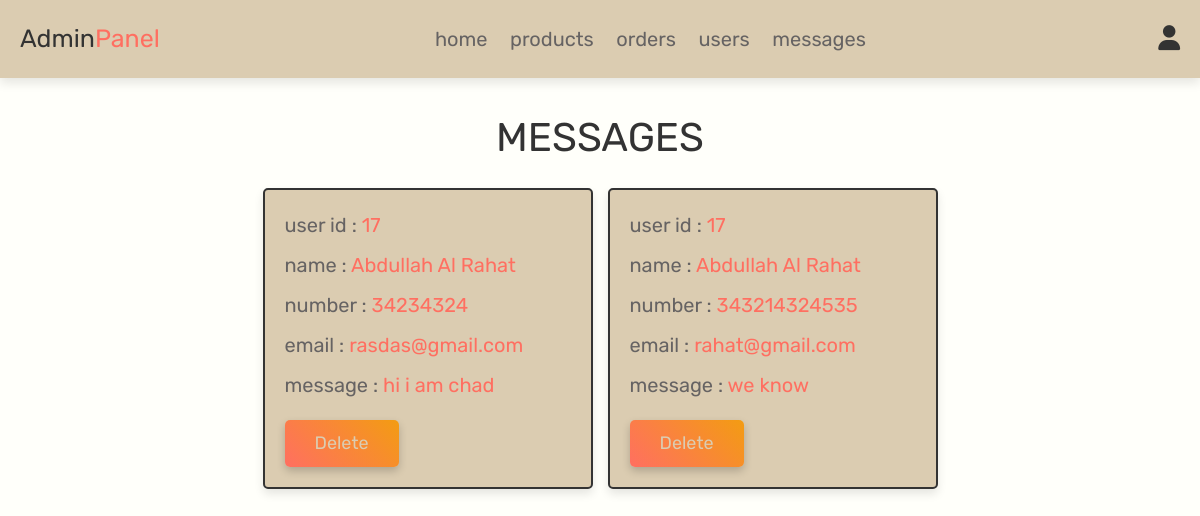
Page /admin_contacts.php (signed in) on the committed database.
### tables this page shows
CREATE TABLE `message` (
  `id` int(100) NOT NULL,
  `user_id` int(100) NOT NULL,
  `name` varchar(100) NOT NULL,
  `email` varchar(100) NOT NULL,
  `number` varchar(12) NOT NULL,
  `message` varchar(500) NOT NULL
);

### admin_contacts.php (the view, shortened to what this page needs)
<?php
@include 'config.php';
?>
<!DOCTYPE html>
<html lang="en">
<head>
   <link rel="stylesheet" href="https://cdnjs.cloudflare.com/ajax/libs/font-awesome/6.0.0/css/all.min.css">
   <link rel="stylesheet" href="https://cdnjs.cloudflare.com/ajax/libs/font-awesome/6.4.0/css/all.min.css">
   <script src="https://cdn.tailwindcss.com"></script>
   <link rel="stylesheet" href="css/admin_style.css">
</head>
<body>
<?php @include 'admin_header.php'; ?>
<section class="messages">
   <h1 class="title">messages</h1>
   <div class="box-container">
      <?php
       $select_message = mysqli_query($conn, "SELECT * FROM `message`") or die('query failed');
       if(mysqli_num_rows($select_message) > 0){
          while($fetch_message = mysqli_fetch_assoc($select_message)){
      ?>
      <div class="box">
         <p>user id : <span><?php echo $fetch_message['user_id']; ?></span> </p>
         <p>name : <span><?php echo $fetch_message['name']; ?></span> </p>
         <p>number : <span><?php echo $fetch_message['number']; ?></span> </p>
         <p>email : <span><?php echo $fetch_message['email']; ?></span> </p>
         <p>message : <span><?php echo $fetch_message['message']; ?></span> </p>
         <a href="admin_contacts.php?delete=<?php echo $fetch_message['id']; ?>" onclick="return confirm('delete this message?');" class="delete-btn">delete</a>
      </div>
      <?php
         }
      }else{
         echo '<p class="empty">you have no messages!</p>';
      }
      ?>
   </div>
</section>
</body>
</html>

### css/admin_style.css (style rules this page uses)
:root { --pink: #ff6f61; --red: #e74c3c; --orange: #f39c12; --black: #333; --white: #dbccb1; --light-color: #666363; --light-white: #fae2d2; --light-bg: #fffffa; --border: .2rem solid var(--black); --box-shadow: 0 .5rem 1rem rgba(0, 0, 0, .1); }
* { font-family: 'Rubik', sans-serif; margin: 0; padding: 0; box-sizing: border-box; outline: none; border: none; text-decoration: none; transition: all .3s ease; }
html { font-size: 62.5%; overflow-x: hidden; scroll-behavior: smooth; scroll-padding-top: 6.5rem; }
body { background: var(--light-bg); }
section { padding: 3rem 2rem; }
.title { text-align: center; margin-bottom: 2rem; color: var(--black); text-transform: uppercase; font-size: 4rem; }
.btn, .delete-btn, .option-btn { display: inline-block; border-radius: .5rem; margin-top: 1rem; font-size: 1.8rem; color: var(--white); cursor: pointer; padding: 1rem 3rem; text-transform: capitalize; background: linear-gradient(45deg, var(--pink), var(--orange)); box-shadow: 0 4px 8px rgba(0, 0, 0, 0.2); }
.messages .box-container { display: grid; grid-template-columns: repeat(auto-fit, 33rem); gap: 1.5rem; align-items: flex-start; max-width: 1200px; margin: 0 auto; justify-content: center; }
.messages .box-container .box { padding: 2rem; border: var(--border); background-color: var(--white); box-shadow: var(--box-shadow); border-radius: .5rem; }
.messages .box-container .box p { font-size: 2rem; color: var(--light-color); margin-bottom: 1rem; line-height: 1.5; }
.messages .box-container .box p span { color: var(--pink); }

### rows in the picture
message: user "17", name "Abdullah Al Rahat", number "34234324", email "rasdas@gmail.com", message "hi i am chad"
message: user "17", name "Abdullah Al Rahat", number "343214324535", email "rahat@gmail.com", message "we know"
